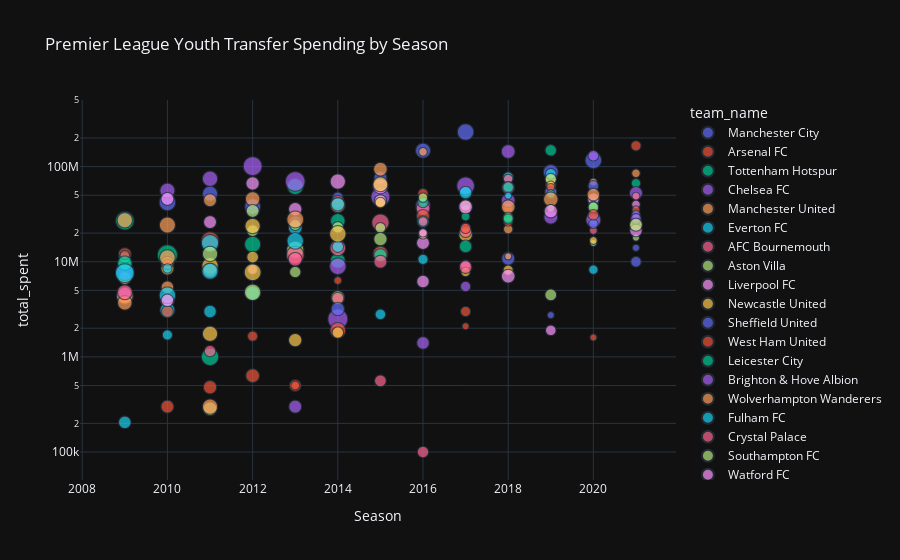

Notebook cell for this chart:
### Code cell
# Observe Premiere League Clubs with the highest number of transfers for Youth players
youth_spending = (
    gb1[(gb1["age_group"] == "youth") & (gb1["dir"] == "in")]
        .groupby(["team_name", "season"], observed = False)
        .agg(
            total_spent = ("transfer_fee_amnt", "sum"),
            youth_counts = ("transfer_fee_amnt", "count")
    )
        .reset_index()
        .sort_values("total_spent", ascending = False)
)

# Plot
fig = px.scatter(
    youth_spending,
    x="season",
    y="total_spent",
    color="team_name",
    size="youth_counts",
    hover_name="total_spent",
    title="Premier League Youth Transfer Spending by Season",
    labels={
        "season": "Season",
        "transfer_fee_amnt": "Total Youth Transfer Spending (€)"
    },
    template="plotly_dark"
)

fig.update_yaxes(type="log")
fig.show()
